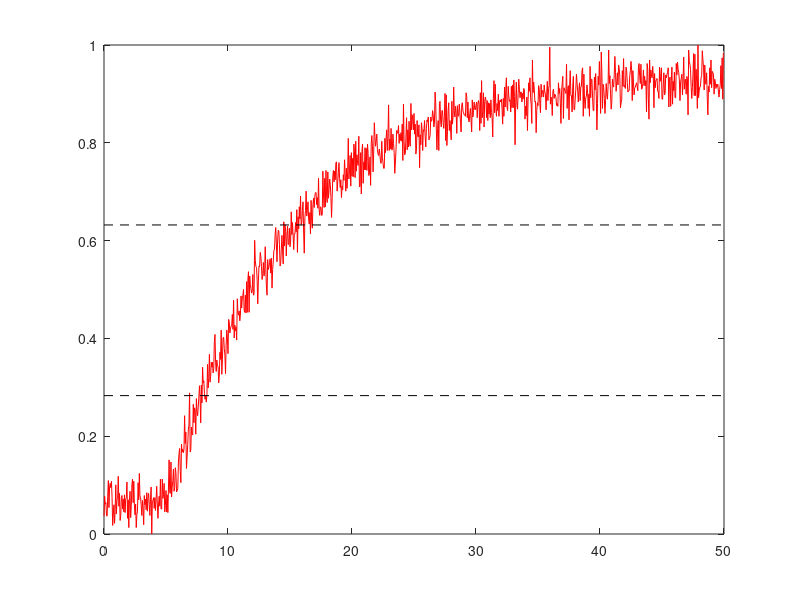

This chart was generated by the following MATLAB code: (Note: this script raises an error after producing the figure.)
% e)

clear;
clc;
close all;

dados = load('dadosordem1.txt');

ts = dados(:,1); 

entrada = dados(:,2); 
saida = dados(:,3);

k = mean(dados(end-20:end));
kNormalizado = k/k;

entradaNormalizada = (entrada - 0)/(max(entrada) - 0);
saidaNormalizada = (saida - min(saida))/(max(saida) - min(saida));

%-----------------------------------------------------------------

figure (2);
plot(ts, saidaNormalizada, "r");
hold on;
plot([0,50], [kNormalizado*0.632,kNormalizado*0.632],"k--");
plot([0,50], [kNormalizado*0.283,kNormalizado*0.283],"k--");

tauSmith = 1.5*(16.8-8.25);
tetaSmith = 16.8 - tauSmith;
s = tf('s');

numSmith = k*exp(-s*tetaSmith);
denSmith = ((tauSmith*s) + 1);
FtSmith = numSmith/denSmith;

yFtSmith = step(FtSmith,ts);

mseSmith = mean((saida - yFtSmith).^2);
fprintf(' mseSmith: %d \n',mseSmith);